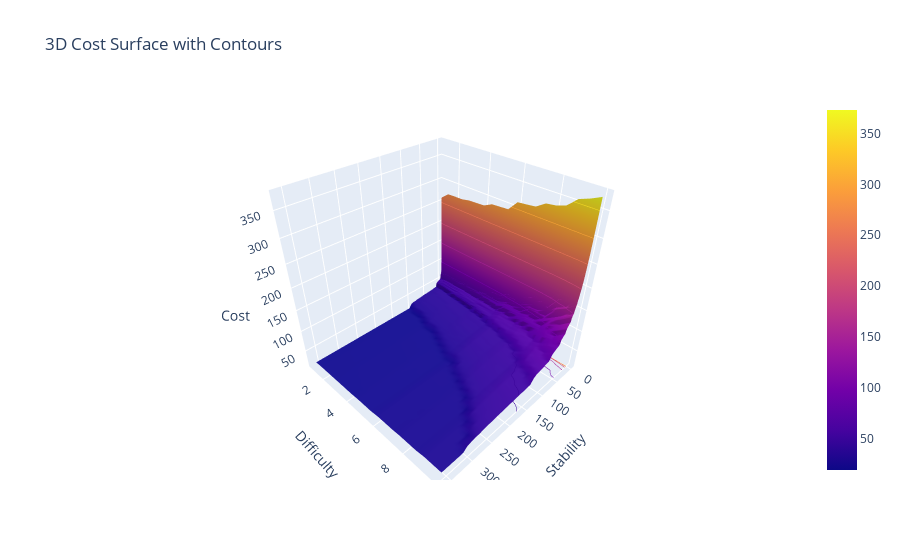

The notebook cell this image was saved under:
### Code cell
cost_matrix = estimator.evaluate_desired_retention(0.9)

import plotly.graph_objects as go
import numpy as np

# Map indices back to original stability and difficulty values
s_values = estimator.s_state  # original stability values
d_values = estimator.d_state  # original difficulty values

# Create meshgrid for original stability and difficulty values
s_mesh, d_mesh = np.meshgrid(s_values, d_values, indexing='ij')

# Use the first time step (t=0) for the cost values
cost = cost_matrix[:, :, 0]

# Set custom hovertemplate to show s, d, cost
hovertemplate = (
    "s: %{x}<br>"
    "d: %{y}<br>"
    "cost: %{z}<extra></extra>"
)

fig = go.Figure(
    data=[
        go.Surface(
            z=cost,
            x=s_mesh,
            y=d_mesh,
            contours={
                "z": {
                    "show": True,
                    "usecolormap": True,
                    "highlightcolor": "limegreen",
                    "project_z": True
                }
            },
            hovertemplate=hovertemplate
        )
    ]
)
fig.update_layout(
    title='3D Cost Surface with Contours',
    scene=dict(
        xaxis_title='Stability',
        yaxis_title='Difficulty', 
        zaxis_title='Cost'
    )
)
fig.show()

### Figure 1 — Plotly figure (JSON) as saved in the notebook; plotly's stock layout.template omitted (floating-point values rounded to 4 significant figures; data arrays with more than 128 entries replaced by an {"elided": "..."} marker saying what was removed)
{"data": [{"contours": {"z": {"highlightcolor": "limegreen", "project": {"z": true}, "show": true, "usecolormap": true}}, "hovertemplate": "s: %{x}<br>d: %{y}<br>cost: %{z}<extra></extra>", "type": "surface", "x": {"elided": "194x19 float values"}, "y": {"elided": "194x19 float values"}, "z": {"elided": "194x19 float values"}}], "layout": {"scene": {"xaxis": {"title": {"text": "Stability"}}, "yaxis": {"title": {"text": "Difficulty"}}, "zaxis": {"title": {"text": "Cost"}}}, "title": {"text": "3D Cost Surface with Contours"}}}
